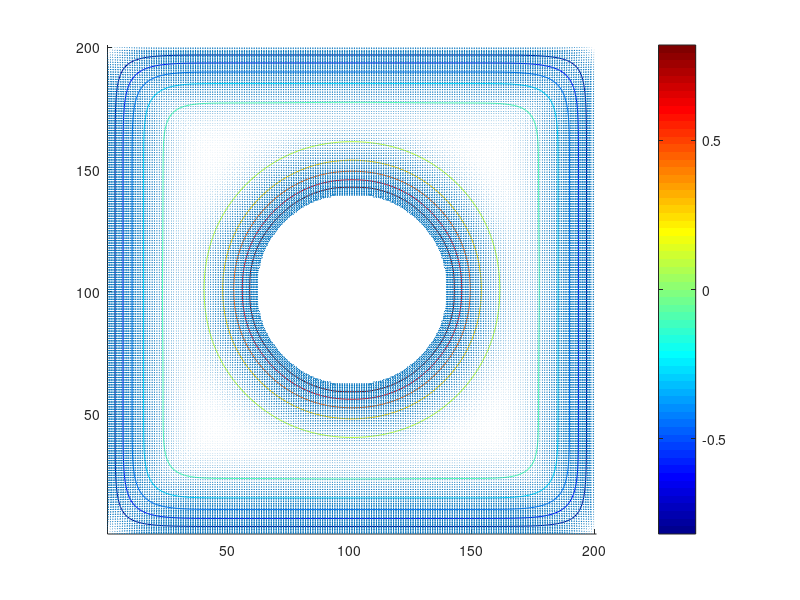

This chart was generated by the following MATLAB code:
% Nelven THÉBAULT – 18/11/25
% TP CEM – Simulation par méthode DF (Différences Finies)
% -------------------------------------------------------
% Résolution numérique de l’équation de Laplace dans une
% géométrie coaxiale 2D : conducteur intérieur circulaire
% à +1 V et conducteur extérieur carré à -1 V.
%
% Objectif :
%  - obtenir le potentiel V(x,y)
%  - en déduire le champ électrique E = -grad(V)
%  - calculer la capacité linéique par le théorème de Gauss
%  - comparer avec C_théorique fourni dans l’énoncé.
% -------------------------------------------------------

%% Nettoyage espace de travail
clear
close all
clc

%% Définition du maillage (201×201 mailles comme demandé)
dx = 1; % Pas en x (maille unitaire, sans dimension physique)
dy = 1; % Pas en y
Nx = 201;
Ny = 201;

%% Potentiels imposés
v1 = -1;   % Potentiel du conducteur extérieur (carré)
v2 =  1;   % Potentiel du conducteur intérieur (cercle)
v0 =  0;   % Valeur initiale ailleurs

%% Initialisation de la matrice de potentiels
V = zeros(Nx,Ny);

%% Définition des conditions aux limites
% Le fichier 'indice.txt' contient les indices (linéarisés) des mailles
% appartenant au conducteur circulaire intérieur (Fig. 1 du sujet).
indice = load("indice.txt");

% On place les mailles du conducteur intérieur à +1 V
V(indice) = v2;

% On place les bords du carré extérieur à -1 V (C. L. Dirichlet)
V(1,:)        = v1;
V(Nx-1:Nx,:)  = v1;   % Deux dernières lignes
V(:,1)        = v1;
V(:,Ny-1:Ny)  = v1;   % Deux dernières colonnes

%% Paramètres de convergence pour la DF
eps = 1e-3;    % Seuil de convergence ( précision )
itmax = 10000; % Nombre maximum d itérations en sécurité
nb_iteration = 0;

%% Boucle de relaxation (méthode de Jacobi vectorisée)
% ------------------------------------------------------
% On met à jour les points intérieurs tant que :
%    |V(n) - V(n-1)|_max > eps  ET  n < itmax
% ------------------------------------------------------

erreur = 1; % Valeur initiale > eps

while (erreur > eps) && (nb_iteration < itmax)

    nb_iteration = nb_iteration + 1;
    Vold = V;   % Sauvegarde pour comparer la variation

    % Application du schéma DF (Laplace 2D, dx=dy=1)
    i = 2:Nx-1;
    j = 2:Ny-1;
    V(i,j) = 0.25*( V(i+1,j) + V(i-1,j) + V(i,j+1) + V(i,j-1) );

    % Réimposition des conditions aux limites à chaque itération
    V(indice) = v2;
    V(1,:)        = v1;
    V(Nx-1:Nx,:)  = v1;
    V(:,1)        = v1;
    V(:,Ny-1:Ny)  = v1;

    % Vérification de la convergence (norme infinie)
    erreur = max(max(abs(V - Vold)));

end

% ==> À mettre dans le compte rendu :
fprintf("Nombre d'itérations nécessaires : %d\n", nb_iteration);

%% Calcul du champ électrique E = -grad(V)
[Ex, Ey] = gradient(V); % gradient(V) donne (dV/dx , dV/dy)
Ex = -Ex;
Ey = -Ey;

%% Calcul de la charge par le théorème de Gauss
% -------------------------------------------------------------
% On définit une surface fermée autour du conducteur intérieur.
% Cette surface doit être suffisamment proche du cercle mais
% ne doit PAS le couper (pour récupérer le flux électrique total).
%
% Ici on choisit un rectangle englobant défini manuellement :
%
% Exemple arbitraire :
%     i = 62:140
%     j = 62:140
%
% On calcule le flux ES·dS sur chaque côté : top/bottom/right/left.
% -------------------------------------------------------------

% Exemple d encadrement
imin = 62; imax = 140;
jmin = 62; jmax = 140;

% Flux sur chaque côté du contour
% dS = 1 car maille unitaire

% côtés horizontaux (normale ±y)
flux_top    =  sum( Ey(imin:imax, jmax) );
flux_bottom = -sum( Ey(imin:imax, jmin) );

% côtés verticaux (normale ±x)
flux_right  =  sum( Ex(imax, jmin:jmax) );
flux_left   = -sum( Ex(imin, jmin:jmax) );

% Flux total sortant (≈ Q/eps0)
Etot = flux_top + flux_bottom + flux_right + flux_left;

% Charge linéique (par unité de longueur z)
eps0 = 8.854e-12;
Q = eps0 * Etot;

% Différence de potentiel entre conducteurs
dV = v2 - v1; % ici = 2 volts

% Capacité linéique (F/m)
C_num = Q / dV;

%% Calcul de la capacité théorique
% --------------------------------------------------------
% d = diamètre de l âme circulaire = 2*a = 2*40 = 80 mailles
% D = côté interne du carré extérieur = 201 mailles
%
% Formule de l énoncé :
% C_th = 1 / ( 138 * c0 * log10( 1.1 * D / d ) )
% Attention : c0 = vitesse de la lumière
% --------------------------------------------------------

c0 = 3e8;
d = 80;
D = 201;

C_th = 1 / ( 138 * c0 * log10(1.1 * (D/d)) );


%% Figure
figure;
% pcolor(V') % permet de tracer transposée de V
% hold on;
% colormap jet % permet d'avoir un contraste de couleur (bleu->rouge)
% axis equal % permet d'avoir un repère orthonormé
hold on;
contour(V') % permet de tracer transposée de V
quiver(-Ex,-Ey) % permet de tracer les équipotentielles de V
colormap jet % permet d'avoir un contraste de couleur (bleu->rouge)
axis equal % permet d'avoir un repère orthonormé
colorbar